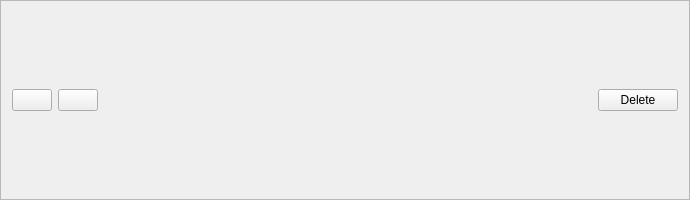
<?xml version="1.0" encoding="UTF-8"?>
<ui version="4.0">
 <class>OrbitEventIterator</class>
 <widget class="QFrame" name="OrbitEventIterator">
  <property name="geometry">
   <rect>
    <x>0</x>
    <y>0</y>
    <width>690</width>
    <height>200</height>
   </rect>
  </property>
  <property name="sizePolicy">
   <sizepolicy hsizetype="Preferred" vsizetype="Minimum">
    <horstretch>0</horstretch>
    <verstretch>0</verstretch>
   </sizepolicy>
  </property>
  <property name="windowTitle">
   <string>Form</string>
  </property>
  <property name="autoFillBackground">
   <bool>false</bool>
  </property>
  <property name="frameShape">
   <enum>QFrame::StyledPanel</enum>
  </property>
  <property name="frameShadow">
   <enum>QFrame::Raised</enum>
  </property>
  <layout class="QGridLayout" name="IteratorLayout">
   <item row="0" column="0">
    <widget class="QPushButton" name="PreviousButton">
     <property name="sizePolicy">
      <sizepolicy hsizetype="Fixed" vsizetype="Fixed">
       <horstretch>0</horstretch>
       <verstretch>0</verstretch>
      </sizepolicy>
     </property>
     <property name="text">
      <string/>
     </property>
     <property name="icon">
      <iconset resource="../icons/orbiticons.qrc">
       <normaloff>:/actions/keyboard_arrow_left</normaloff>:/actions/keyboard_arrow_left</iconset>
     </property>
     <property name="autoRepeat">
      <bool>true</bool>
     </property>
    </widget>
   </item>
   <item row="0" column="1">
    <widget class="QPushButton" name="NextButton">
     <property name="sizePolicy">
      <sizepolicy hsizetype="Fixed" vsizetype="Fixed">
       <horstretch>0</horstretch>
       <verstretch>0</verstretch>
      </sizepolicy>
     </property>
     <property name="text">
      <string/>
     </property>
     <property name="icon">
      <iconset resource="../icons/orbiticons.qrc">
       <normaloff>:/actions/keyboard_arrow_right</normaloff>:/actions/keyboard_arrow_right</iconset>
     </property>
     <property name="autoRepeat">
      <bool>true</bool>
     </property>
    </widget>
   </item>
   <item row="0" column="2">
    <widget class="ElidedLabel" name="Label">
     <property name="sizePolicy">
      <sizepolicy hsizetype="MinimumExpanding" vsizetype="Fixed">
       <horstretch>0</horstretch>
       <verstretch>0</verstretch>
      </sizepolicy>
     </property>
    </widget>
   </item>
   <item row="0" column="3">
    <widget class="QLabel" name="position_label_">
     <property name="alignment">
      <set>Qt::AlignRight|Qt::AlignTrailing|Qt::AlignVCenter</set>
     </property>
    </widget>
   </item>
   <item row="0" column="4">
    <widget class="QPushButton" name="DeleteButton">
     <property name="sizePolicy">
      <sizepolicy hsizetype="Fixed" vsizetype="Fixed">
       <horstretch>0</horstretch>
       <verstretch>0</verstretch>
      </sizepolicy>
     </property>
     <property name="text">
      <string>Delete</string>
     </property>
     <property name="icon">
      <iconset resource="../icons/orbiticons.qrc">
       <normaloff>:/actions/clear</normaloff>:/actions/clear</iconset>
     </property>
    </widget>
   </item>
  </layout>
 </widget>
 <customwidgets>
  <customwidget>
   <class>ElidedLabel</class>
   <extends>QLabel</extends>
   <header>ElidedLabel.h</header>
  </customwidget>
 </customwidgets>
 <resources>
  <include location="../icons/orbiticons.qrc"/>
 </resources>
 <connections/>
</ui>
